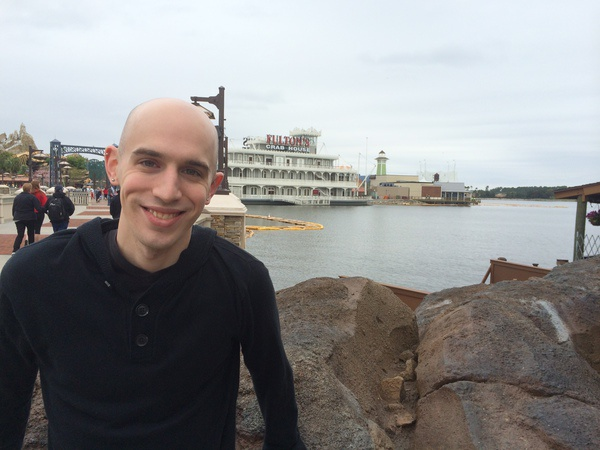
#> input picture 1_images/newimage.jpg, 600 x 450 px
$ python mask_hist.py --image ../../../1_images/newimage.jpg   (older library calls are emulated)
#> lines starting #> are read from the running program, lines starting #| are printed output that depends on the picture; after the words box and inside, x2 and y2 are one past the last pixel; in counts of white or black regions, pixels touching at a corner belong together
### src/imageutils.py
import argparse
import cv2
import numpy as np
from enum import Enum
from enum import IntEnum


class Color(Enum):
    WHITE = 255, 255, 255
    GREEN = 0, 255, 0


class Axis(IntEnum):
    """Wraps `flipMode` values for `cv2.flip` function."""
    BOTH = -1
    VERTICAL = 0
    HORIZONTAL = 1


def parsed_args():
    """Parses required -i image path command-line argument."""
    ap = argparse.ArgumentParser()
    ap.add_argument("-i", "--image", required=True, help="Path to the image")
    return vars(ap.parse_args())


def image_arg():
    """Attempts to retrieve image at `-i` command-line argument."""
    args = parsed_args()
    return cv2.imread(args["image"])
#> returned value is the input picture: shape (450, 600, 3); mean B, G, R 139.9, 140.1, 141


# [15 lines left out: functions image_with_gray_arg, print_pixel, not called in this run]


def wait_and_destroy_all_windows():
    cv2.waitKey(0)
    cv2.destroyAllWindows()


# [4 lines left out: function check_opencv_version, not called in this run]


def is_cv2():
    return check_opencv_version("2.")


# [17 lines left out: functions rotated, translated, not called in this run]

### src/basics/histograms/mask_hist.py
import cv2
import numpy as np
import matplotlib
matplotlib.use('macosx')
from matplotlib import pyplot as plt
from imageutils import image_arg


def plot_histogram(image, title, mask=None):
#> called with title = 'Histogram for Original'
    chans = cv2.split(image)
    colors = ("b", "g", "r")
    plt.figure()
    plt.title(title)
    plt.xlabel("Bins")
    plt.ylabel("# of Pixels")
    for chan, color in zip(chans, colors):
        hist = cv2.calcHist([chan], [0], mask, [256], [0, 256])
        plt.plot(hist, color=color)
        plt.xlim([0, 256])
#> this loop made 3 passes
#> color on passes 1 to 3: 'b', 'g', 'r'


image = image_arg()
cv2.imshow("Original", image)
plot_histogram(image, "Histogram for Original")
mask = np.zeros(image.shape[:2], dtype="uint8")
cv2.rectangle(mask, (60, 290), (210, 390), 255, -1)
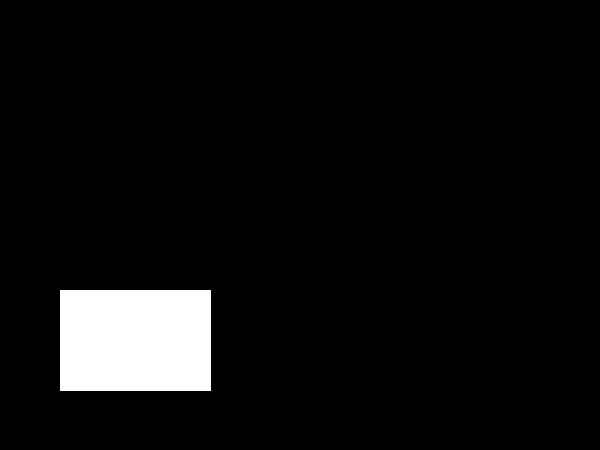
#> mask: shape (450, 600); 5.6% white; 1 white region, box (x1, y1, x2, y2) and area: (60, 290, 211, 391) 15251
cv2.imshow("Mask", mask)
masked = cv2.bitwise_and(image, image, mask=mask)
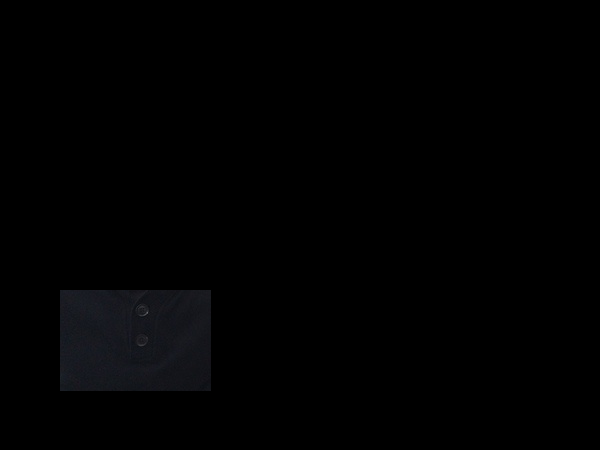
#> masked: shape (450, 600, 3); mean B, G, R 1.7, 1.3, 1.3
plot_histogram(image, "Histogram for Masked", mask=mask)
#> the loop in plot_histogram (call 2), `for chan, color in zip(chans, colors):` made 3 passes
cv2.imshow("Masked", masked)
plt.show()
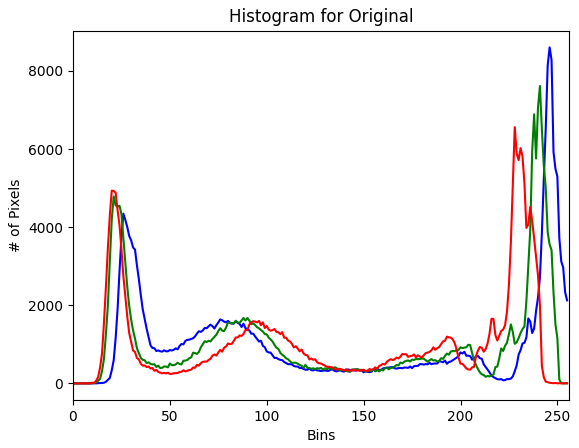
#> figure drawn by matplotlib, 1 panel; curve peaks at x = 246, y = 8601; curve peaks at x = 241, y = 7613; curve peaks at x = 228, y = 6560
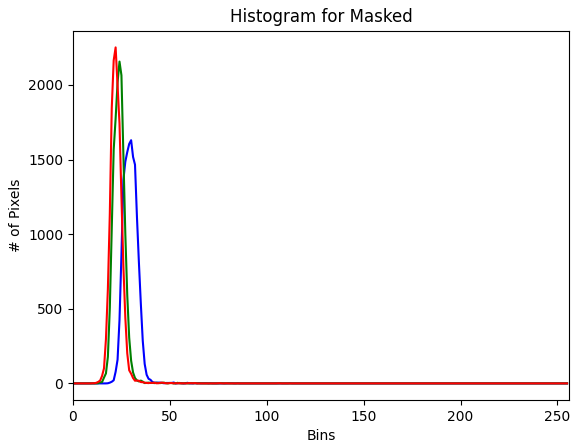
#> figure drawn by matplotlib, 1 panel; curve peaks at x = 30, y = 1630; curve peaks at x = 24, y = 2157; curve peaks at x = 22, y = 2252

$ run again, on 1_images/grand_canyon.png
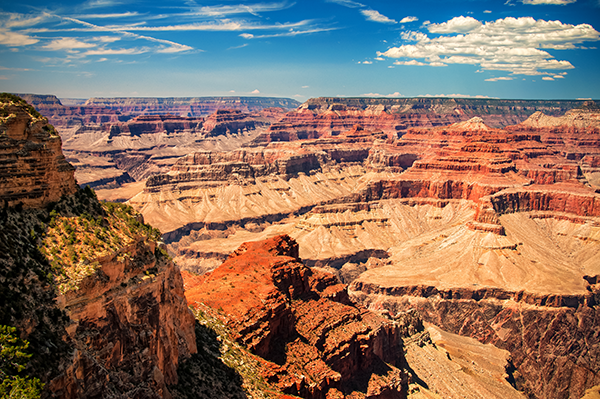
#> input picture 1_images/grand_canyon.png, 600 x 399 px
#> in image_arg, returned value is the input picture: shape (399, 600, 3); mean B, G, R 97.3, 113.1, 138.6
#> the loop in plot_histogram, `for chan, color in zip(chans, colors):` made 3 passes
#> color on passes 1 to 3: 'b', 'g', 'r'
#> `cv2.rectangle(mask, (60, 290), (210, 390), 255, -1)`:
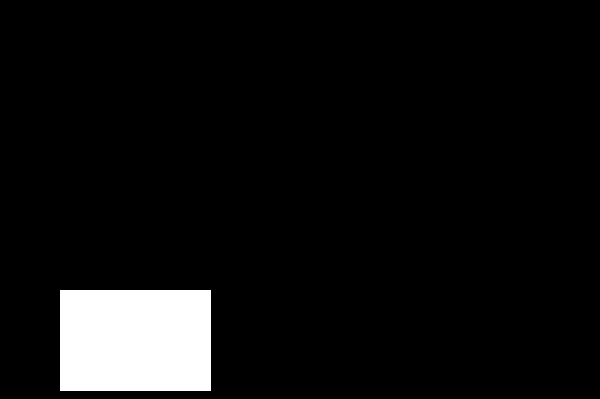
#> mask: shape (399, 600); 6.4% white; 1 white region, box (x1, y1, x2, y2) and area: (60, 290, 211, 391) 15251
#> the loop in plot_histogram (call 2), `for chan, color in zip(chans, colors):` made 3 passes
#> `plt.show()`:
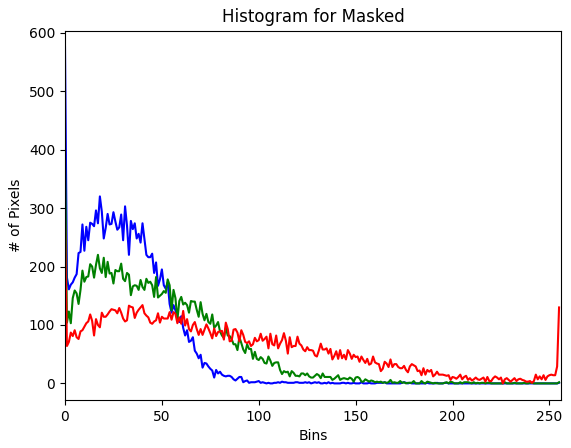
#> figure drawn by matplotlib, 1 panel; curve peaks at x = 0, y = 575; curve peaks at x = 0, y = 388; curve peaks at x = 0, y = 276
